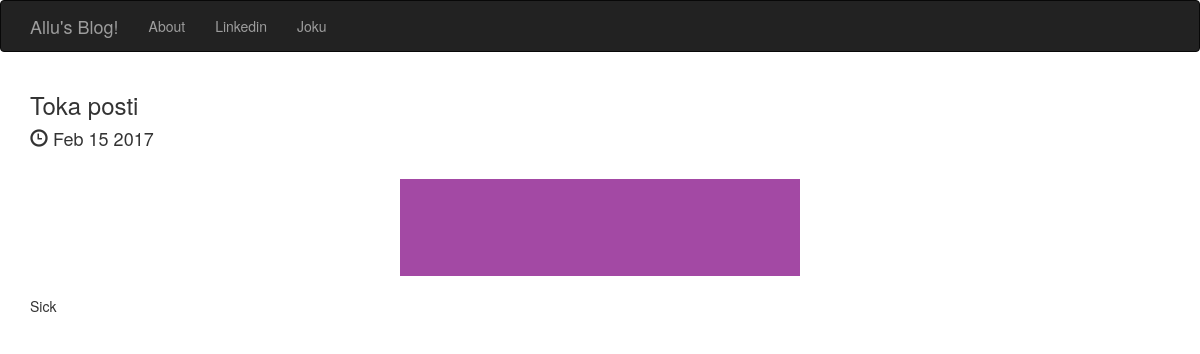
Before: /posts/2/ with the older database file.
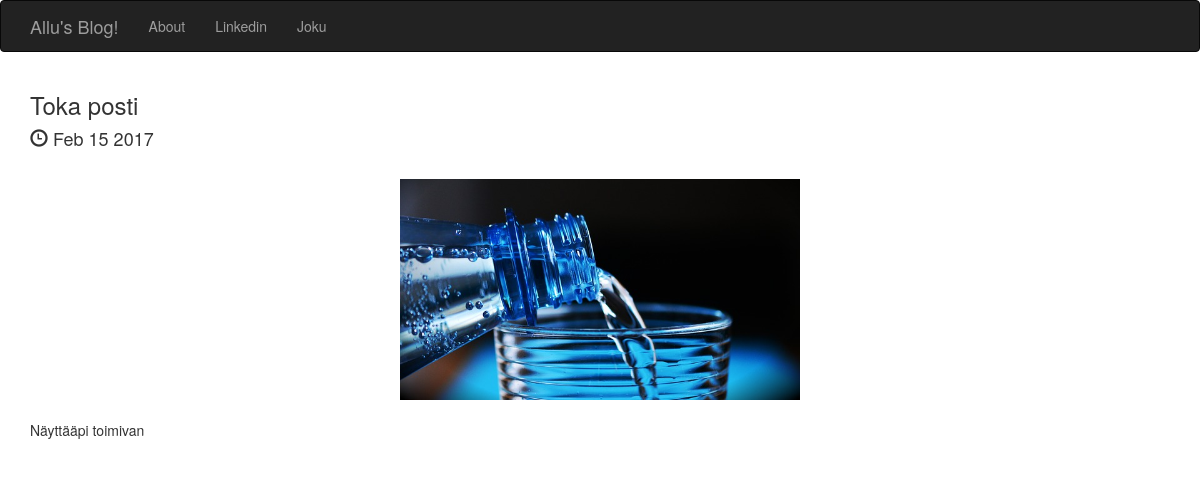
After: the same page with the newer database file.
### posts/models.py (models this page shows, shortened)
class Post(models.Model):
    title = models.CharField(max_length=250)
    pub_date = models.DateTimeField()
    image = models.ImageField(upload_to='media/')
    body = models.TextField()
    def pub_date_pretty(self):
        return self.pub_date.strftime('%b %d %Y')

### posts/views.py (the view)
# urls.py: url(r'^posts/(?P<post_id>[0-9]+)/$', posts.views.post_details, name="post_detail"),
def post_details(request, post_id):
        post = get_object_or_404(Post, pk=post_id)
        return render(request, 'posts/post_detail.html', {'post':post})

### posts/templates/posts/post_detail.html (shortened to what this page needs)
<!DOCTYPE html>
<html lang="en">
  <head>
    <link rel="stylesheet" href="https://maxcdn.bootstrapcdn.com/bootstrap/3.3.7/css/bootstrap.min.css">
  </head>
  <body>
    <nav class="navbar navbar-inverse">
        <div class="container">
            <div class="navbar-header">
                <a class="navbar-brand" href="{% url 'home' %}">
                    Allu's Blog!
                </a>
            </div>
            <div class="collapse navbar-collapse" id="mynav">
                <ul class="nav navbar-nav">
                    <li><a href="{% url 'about' %}">About</a></li>
                    <li><a href="#">Linkedin</a></li>
                    <li><a href="#">Joku</a></li>
                </ul>
            </div>
        </div>
    </nav>
    <div class="container">
        <h3>{{ post.title }}</h3>
        <h4><span class="glyphicon glyphicon-time" aria-hidden="true"></span> {{ post.pub_date_pretty }}</h4>
        <br>
        <img src="{{ post.image.url }}" class="img-responsive center-block" style="max-height:350px; max-width: 400px;">
        <br>
        <p style="overflow-wrap: break-word;">{{ post.body }}</p>
        </div>
  </body>
</html>

Changed rows visible on the page:
changed Post "Toka posti": image: a different picture; body "Sick" → "Näyttääpi toimivan"
